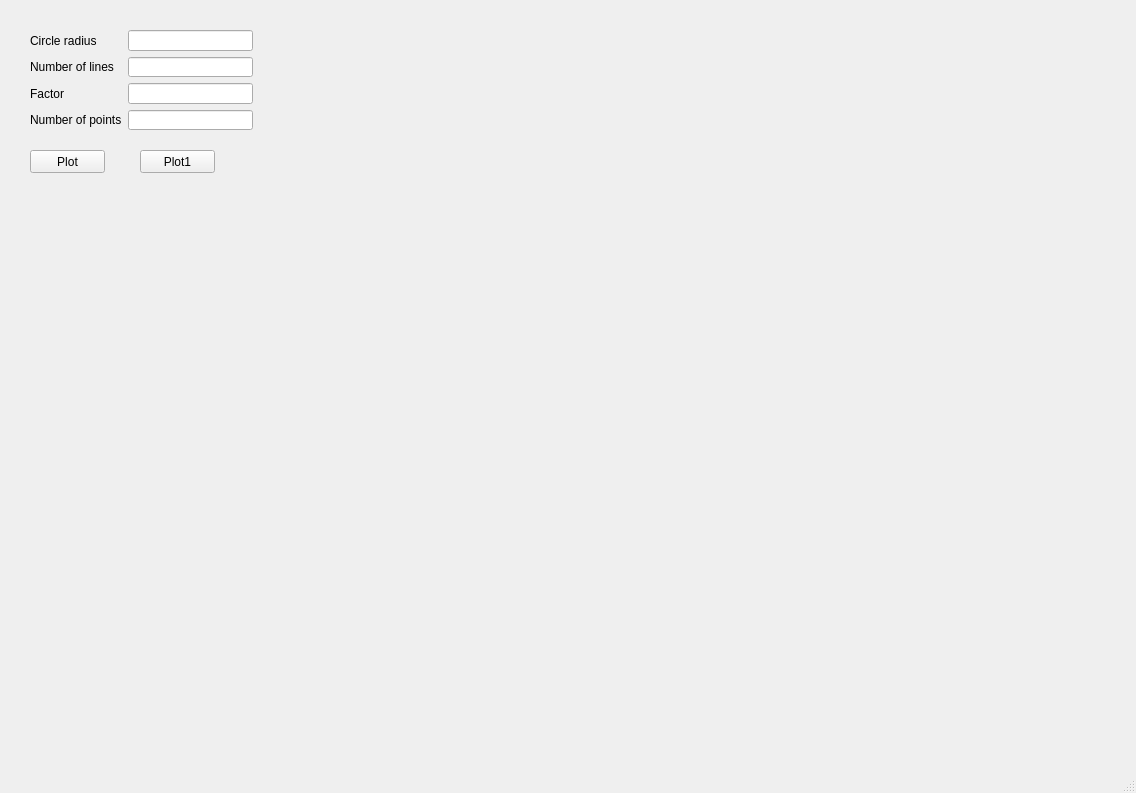
<?xml version="1.0" encoding="UTF-8"?>
<ui version="4.0">
 <class>CCT</class>
 <widget class="QMainWindow" name="CCT">
  <property name="geometry">
   <rect>
    <x>0</x>
    <y>0</y>
    <width>1136</width>
    <height>793</height>
   </rect>
  </property>
  <property name="windowTitle">
   <string>CCT</string>
  </property>
  <widget class="QWidget" name="centralwidget">
   <widget class="QPushButton" name="pushButton">
    <property name="geometry">
     <rect>
      <x>30</x>
      <y>150</y>
      <width>75</width>
      <height>23</height>
     </rect>
    </property>
    <property name="text">
     <string>Plot</string>
    </property>
   </widget>
   <widget class="PlotWidget" name="graphWidget" native="true">
    <property name="geometry">
     <rect>
      <x>30</x>
      <y>190</y>
      <width>1061</width>
      <height>551</height>
     </rect>
    </property>
   </widget>
   <widget class="QPushButton" name="pushButton_2">
    <property name="geometry">
     <rect>
      <x>140</x>
      <y>150</y>
      <width>75</width>
      <height>23</height>
     </rect>
    </property>
    <property name="text">
     <string>Plot1</string>
    </property>
   </widget>
   <widget class="QWidget" name="">
    <property name="geometry">
     <rect>
      <x>30</x>
      <y>30</y>
      <width>223</width>
      <height>100</height>
     </rect>
    </property>
    <layout class="QGridLayout" name="gridLayout">
     <item row="0" column="0">
      <widget class="QLabel" name="label">
       <property name="text">
        <string>Circle radius</string>
       </property>
      </widget>
     </item>
     <item row="0" column="1">
      <widget class="QLineEdit" name="lineEdit"/>
     </item>
     <item row="1" column="0">
      <widget class="QLabel" name="label_2">
       <property name="text">
        <string>Number of lines</string>
       </property>
      </widget>
     </item>
     <item row="1" column="1">
      <widget class="QLineEdit" name="lineEdit_2"/>
     </item>
     <item row="2" column="0">
      <widget class="QLabel" name="label_3">
       <property name="text">
        <string>Factor</string>
       </property>
      </widget>
     </item>
     <item row="2" column="1">
      <widget class="QLineEdit" name="lineEdit_3"/>
     </item>
     <item row="3" column="0">
      <widget class="QLabel" name="label_4">
       <property name="text">
        <string>Number of points</string>
       </property>
      </widget>
     </item>
     <item row="3" column="1">
      <widget class="QLineEdit" name="lineEdit_4"/>
     </item>
    </layout>
   </widget>
  </widget>
  <widget class="QMenuBar" name="menubar">
   <property name="geometry">
    <rect>
     <x>0</x>
     <y>0</y>
     <width>1136</width>
     <height>21</height>
    </rect>
   </property>
  </widget>
  <widget class="QStatusBar" name="statusbar"/>
 </widget>
 <customwidgets>
  <customwidget>
   <class>PlotWidget</class>
   <extends>QWidget</extends>
   <header>pyqtgraph</header>
   <container>1</container>
  </customwidget>
 </customwidgets>
 <resources/>
 <connections/>
</ui>
